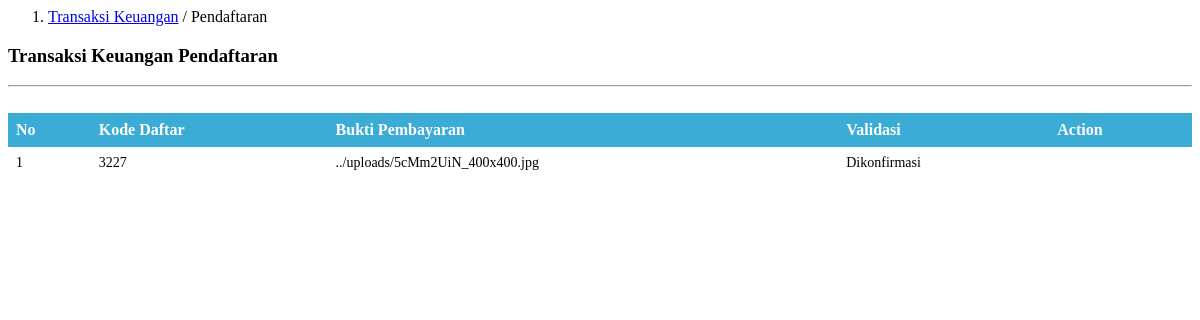
Page /tata-usaha/transaksi-pendaftaran.php on the earlier database version.
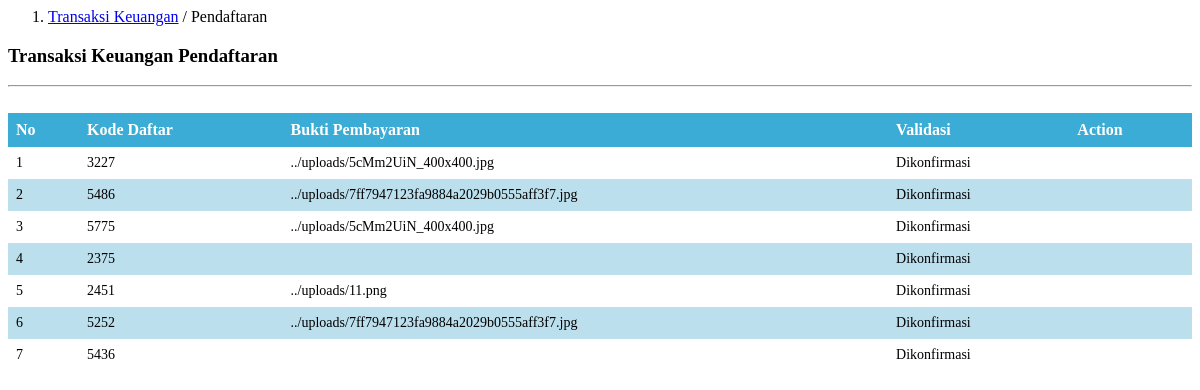
Same page on the later database version.
### tables this page shows
CREATE TABLE `tbl_pembayaran` (
  `id_pembayaran` int(10) NOT NULL,
  `kode_daftar` int(30) NOT NULL,
  `tahun_pelajaran` varchar(20) NOT NULL,
  `b_daftar` int(50) NOT NULL,
  `bukti_daftar` varchar(50) NOT NULL,
  `validasi_daftar` int(10) NOT NULL,
  `b_pangkal_lunas` int(10) NOT NULL,
  `bukti_pangkal_lunas` varchar(50) NOT NULL,
  `validasi_pangkal_lunas` int(10) NOT NULL,
  `b_pangkal_cicil1` int(10) NOT NULL,
  `bukti_pangkal_cicil1` varchar(50) NOT NULL,
  `validasi_pangkal_cicil1` int(10) NOT NULL,
  `b_pangkal_cicil2` varchar(10) NOT NULL,
  `bukti_pangkal_cicil2` varchar(50) NOT NULL,
  `validasi_pangkal_cicil2` varchar(10) NOT NULL,
  `b_pangkal_cicil3` varchar(10) NOT NULL,
  `bukti_pangkal_cicil3` varchar(50) NOT NULL,
  `validasi_pangkal_cicil3` varchar(10) NOT NULL,
  `status_pembayaran` int(5) NOT NULL,
  `jenis_pembayaran` int(5) NOT NULL
);

### tata-usaha/transaksi-pendaftaran.php (the view, shortened to what this page needs)
<div class="col-md-10" style="padding:0px">
  <ol class="breadcrumb" style="margin:0;border-radius:0;">
    <li class="active"><a href="#">Transaksi Keuangan</a> / Pendaftaran</li>
  </ol>
</div>
  <div class="col-md-10" style="min-height:500px">
  <h3><b>Transaksi Keuangan</b> Pendaftaran</h3>
    <hr>
    <br>
    <form class="form-horizontal" method="POST">
      <table class="table table-striped">
        <thead>
          <tr>
            <th>No</th>
            <th>Kode Daftar</th>
            <th>Bukti Pembayaran</th>
            <th>Validasi</th>
            <th>Action</th>
          </tr>
        </thead>
        <tbody>
          <?php
            include '../config/koneksi.php';
            $query = mysqli_query($konek, "SELECT * FROM tbl_pembayaran WHERE b_daftar=1")or die(mysqli_error($konek));
                    if(mysqli_num_rows($query) == 0){
                      echo '<tr><td colspan="8" align="center"><i>Tidak ada data!</i></td></tr>';
                    }
                      else
                    {
                      $no = 1;
                      while($data = mysqli_fetch_array($query)){
                      ?>
                        <tr>
                        <td><?php echo $no ?></td>
                        <td><?php echo $data['kode_daftar'] ?></td>
                        <td><?php echo($data['bukti_daftar']);?></td>
                        <td><?php if ($data['validasi_daftar']==0) echo "Belum Dikonfirmasi"; else echo "Dikonfirmasi"; ?></td>
                        <td></td></tr>
                      <?php
                        $no++;
                      }
                    }
                ?>
        </tbody>
      </table>
    </form>
  </div>

Differences in the rows shown:
added tbl_pembayaran: kode_daftar "5486", bukti_daftar "../uploads/7ff7947123fa9884a2029b0555aff3f7.jpg", validasi_daftar "Dikonfirmasi"
added tbl_pembayaran: kode_daftar "5775", bukti_daftar "../uploads/5cMm2UiN_400x400.jpg", validasi_daftar "Dikonfirmasi"
added tbl_pembayaran: kode_daftar "2375", validasi_daftar "Dikonfirmasi"
added tbl_pembayaran: kode_daftar "2451", bukti_daftar "../uploads/11.png", validasi_daftar "Dikonfirmasi"
added tbl_pembayaran: kode_daftar "5252", bukti_daftar "../uploads/7ff7947123fa9884a2029b0555aff3f7.jpg", validasi_daftar "Dikonfirmasi"
added tbl_pembayaran: kode_daftar "5436", validasi_daftar "Dikonfirmasi"
